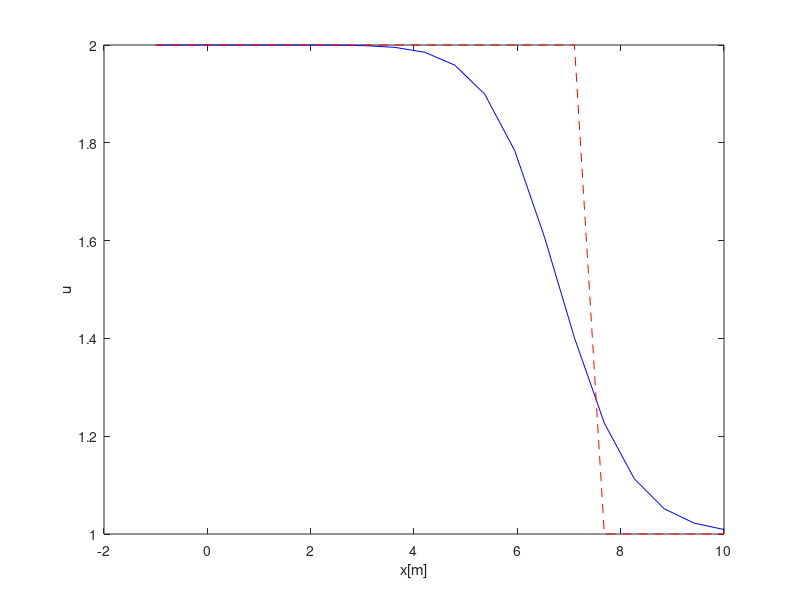

The MATLAB source for this figure:
% v05, primer 10, sl.23
% ekspanzioni talas u_ux + u_t = 0
clear all, clc

% diskretizovati prostor
xl = -1; xd = 10; Nx = 20;
x = linspace(xl, xd, Nx);
dx = x(2)-x(1);

% diskretizovati vreme
t = 0;
tfin = 5;
dt = 0.01;

u0 = 2*(x<0) + 1*(x>=0);
u = u0; % deklaracija niza

while (t < tfin)
  t = t + dt; % posto je uslov po vremenu
  u(1) = 2; % granicni uslov iz zadatka
  u(2:Nx) = u0(2:Nx) - dt/dx * u0(2:Nx).*(u0(2:Nx) - u0(1:Nx-1));
  u0 = u; % fiktivna naredba jer je u niz

  % porediti analiticko & numericko
  for i=1:Nx
      if x(i) < 3/2*t
          ua(i) = 2;
      else
          ua(i) = 1;
      end
  end
  axis([xl, xd, 0, 1]);
  plot(x, u, 'b', x, ua, 'r--');
  xlabel('x[m]')
  ylabel('u')
  drawnow;
end